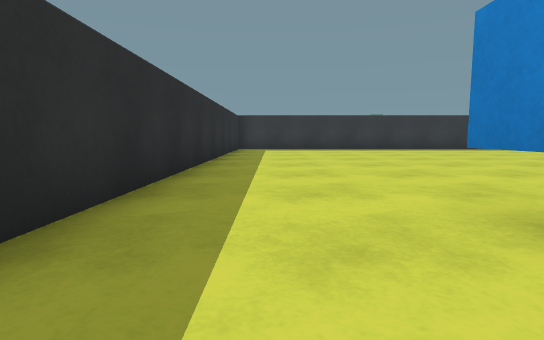
View 1 (above)

17 first-person views from a walk through a scene from a Unity 3-D project. The camera is 0.59 m above the floor, tilts 6° down and sees 80° across. The floor is counted in squares, 1 m on a side. Each view is taken from the middle of a square. On the plan, view 1 faces up. The plan holds only what a view shows up to about 9 squares ahead; the rest is blank. The place goes on beyond the plan.

View 2
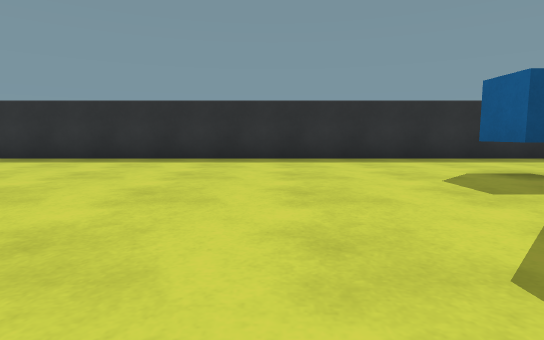

View 3
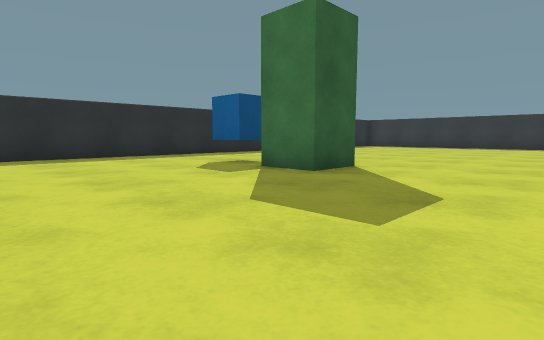

View 4
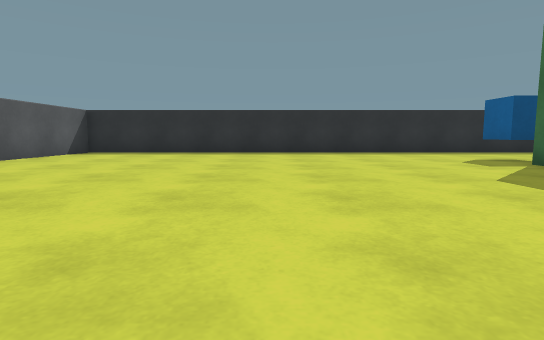

View 5
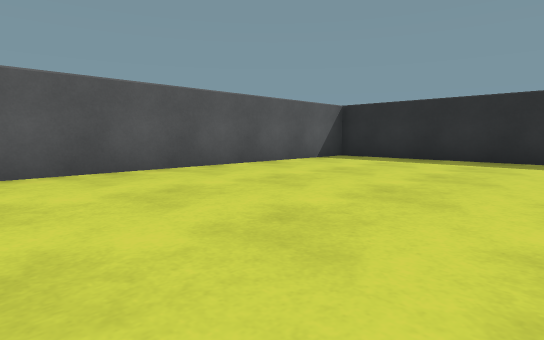

View 6
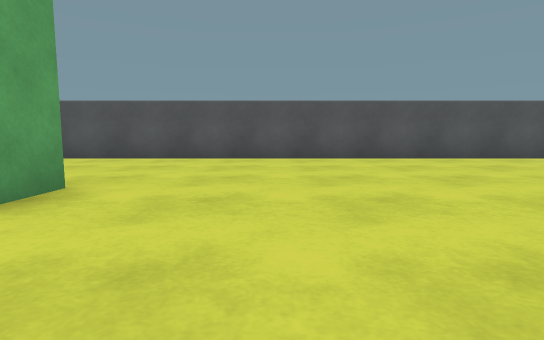

View 7
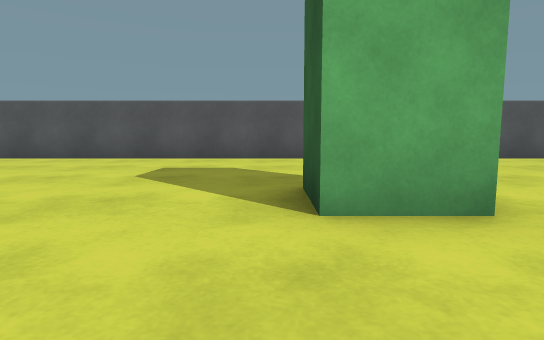

View 8
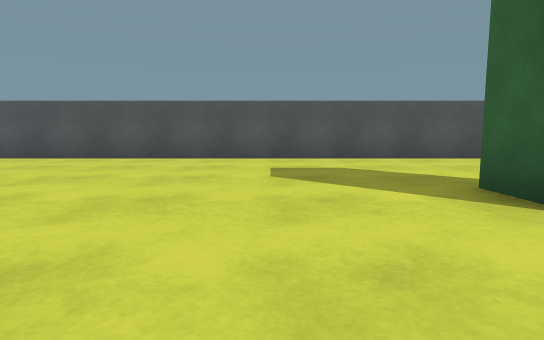

View 9
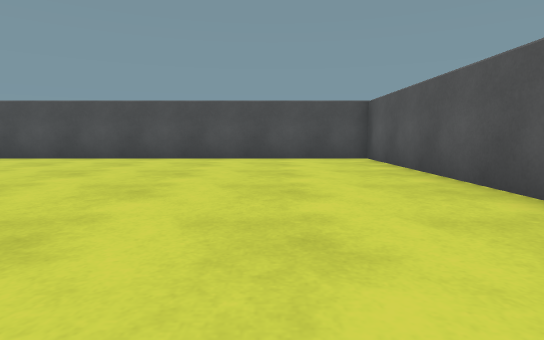

View 10
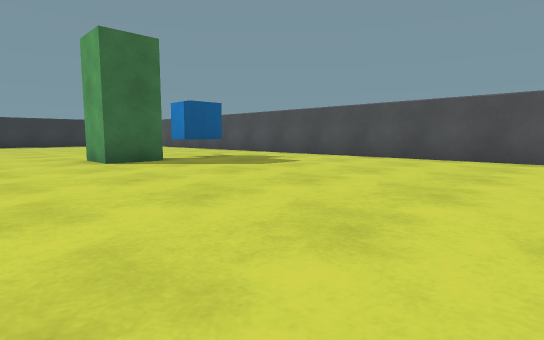

View 11
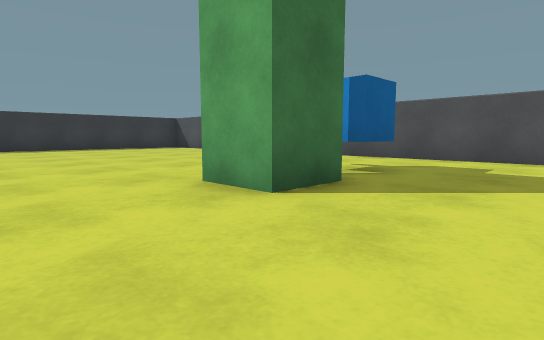

View 12
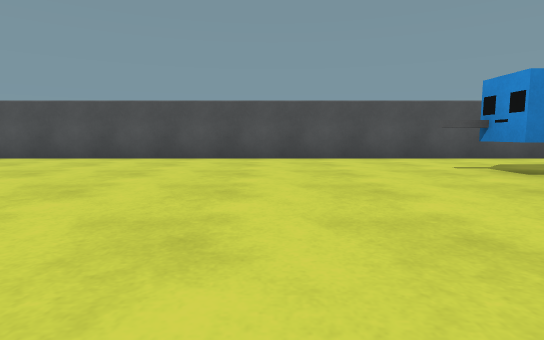

View 13
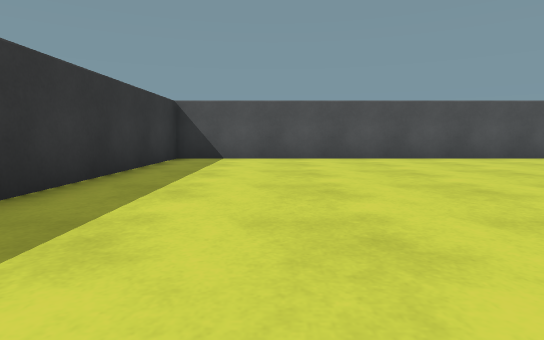

View 14
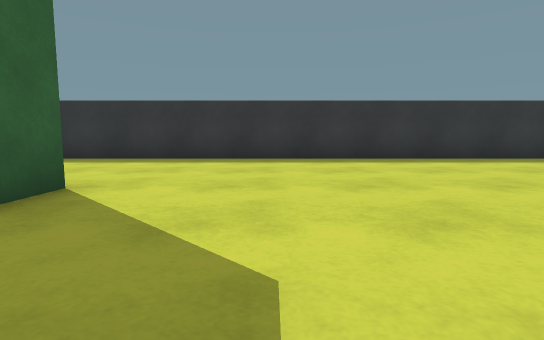

View 15
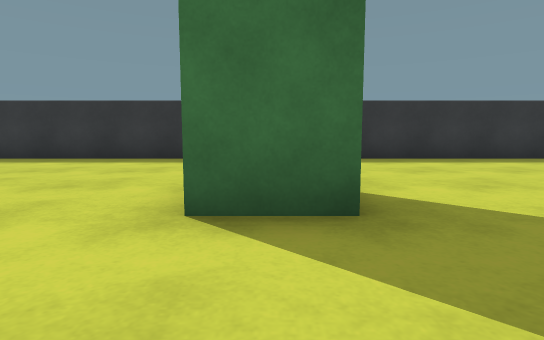

View 16
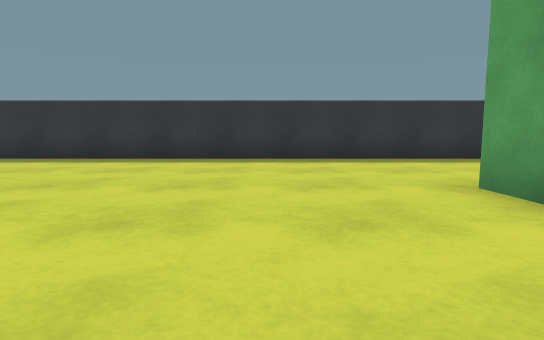

View 17
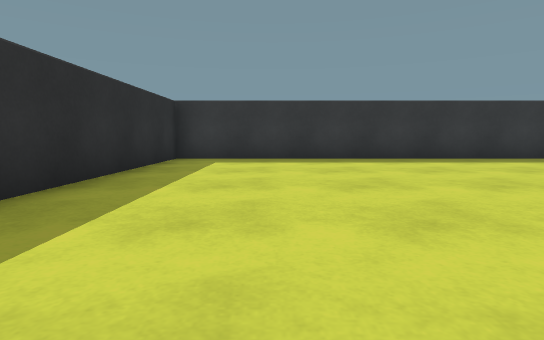

### Floor plan
Points are (right, up) in squares from view 1. A wall is a line through its corners. A room is listed if a view was taken in it or the views show most of it. See-through windows are left out.
Room 1 (views 1, 2, 3, 4, 5, 6, 7, 8, 9, 10, 11, 12, 13, 14, 15, 16, 17)
walls: (4.7, 2.8) (4.7, 1.4) (3.2, 1.4); (10.2, -4.4) (11.6, -4.4) (11.6, -5.8); (11.8, 8.4) (10.2, 8.4); (10.4, 8.8) (10.4, 9.8); (10.4, -5.8) (10.4, -4.8); (11.6, 9.8) (11.6, 8.8); (18.8, 1.4) (17.4, 1.4) (17.4, 2.8); (-0.4, -10.5) (23.5, -10.5) (23.5, 14.5) (-1.5, 14.5) (-1.5, -9.4)
objects: other object (2, 2) to (2, 3); other object (20, 2) to (20, 3)

Positions as (right, up) in squares from view 1, and headings:
1: (0, 0), facing up
2: (7, -2), facing left
3: (8, -3), facing up-left
4: (10, -4), facing left
5: (7, -5), facing down-left
6: (8, -2), facing down
7: (12, -2), facing down
8: (14, -2), facing down
9: (15, -8), facing right
10: (15, -6), facing up-right
11: (15, -1), facing up-right
12: (15, 6), facing right
13: (15, 12), facing right
14: (14, 6), facing up
15: (11, 6), facing up
16: (8, 6), facing up
17: (1, 6), facing up
